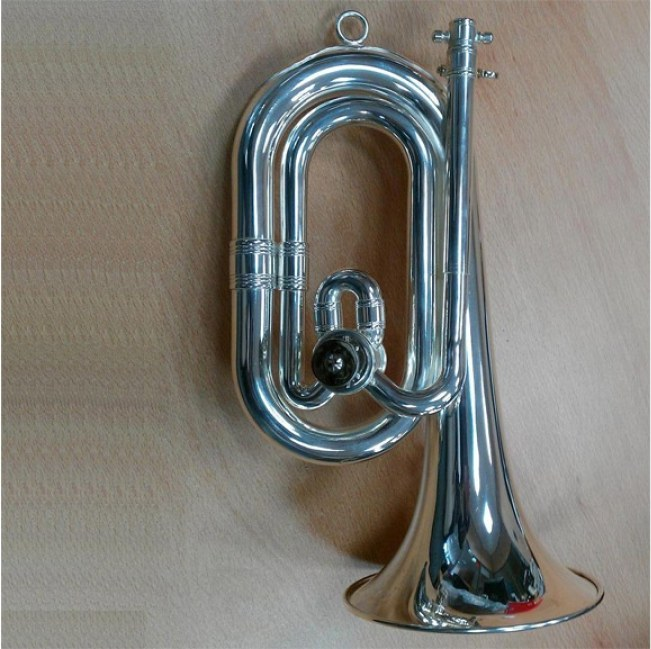
#> input picture assets/img/corneta/instrumento.jpg, 651 x 649 px
$ python generate_palometa_comparativa.py
#> lines starting #> are read from the running program, lines starting #| are printed output that depends on the picture
"""
Genera la imagen comparativa de las DOS posiciones de la palometa de la corneta.
El interactivo (digitaciones-corneta-engine.js) solo muestra una posicion cada vez;
esta imagen ensena las dos a la vez y funciona sin JS.

Recorta la zona del mecanismo de assets/img/corneta/instrumento.jpg y dibuja encima,
con los MISMOS colores y coordenadas que el motor:
  - palometa (llave)  = circulo naranja en (341,361) r=34   -> palanca vertical / horizontal
  - bomba (U de tubo) = elipse azul en (351,300) rx=44 ry=37 -> apagada / encendida

Salida: assets/img/corneta/palometa-dos-posiciones.png (+ .webp)
OJO: Arial NO tiene glifos de bemol ni subindices -> se usa DejaVuSans.
"""
import sys, os
sys.stdout.reconfigure(encoding='utf-8')
from PIL import Image, ImageDraw, ImageFont

ROOT = os.path.join(os.path.dirname(__file__), '..')
SRC  = os.path.join(ROOT, 'assets', 'img', 'corneta', 'instrumento.jpg')
OUT  = os.path.join(ROOT, 'assets', 'img', 'corneta', 'palometa-dos-posiciones')

# --- coordenadas del motor (viewBox 651x649) ---
PAL = (341, 361, 34)          # x, y, r
BOM = (351, 300, 44, 37)      # x, y, rx, ry
CROP = (255, 235, 445, 425)   # zona del mecanismo -> 190x190
Z = 2                         # zoom

ORANGE = (255, 149, 0)
BLUE   = (77, 163, 255)
INK    = (26, 26, 26)
GREY   = (110, 110, 110)
CREAM  = (253, 252, 249)
BORDER = (232, 224, 204)

F = 'C:/Windows/Fonts/DejaVuSans.ttf'
FB = 'C:/Windows/Fonts/DejaVuSans-Bold.ttf'
def font(p, s):
    try: return ImageFont.truetype(p, s)
    except Exception: return ImageFont.load_default()
F_TIT = font(FB, 25)
F_CAP = font(F, 18)
F_NOT = font(FB, 19)
F_TAG = font(FB, 17)

def panel(girada):
    """Devuelve el recorte del mecanismo con la palometa dibujada en una posicion."""
    im = Image.open(SRC).convert('RGB').crop(CROP)
    w, h = im.size
    im = im.resize((w * Z, h * Z), Image.LANCZOS)
    ov = Image.new('RGBA', im.size, (0, 0, 0, 0))
    d = ImageDraw.Draw(ov)

    px, py, pr = (PAL[0]-CROP[0])*Z, (PAL[1]-CROP[1])*Z, PAL[2]*Z
    bx, by, brx, bry = (BOM[0]-CROP[0])*Z, (BOM[1]-CROP[1])*Z, BOM[2]*Z, BOM[3]*Z

    # --- bomba ---
    box = [bx-brx, by-bry, bx+brx, by+bry]
    if girada:
        d.ellipse(box, fill=BLUE + (105,), outline=BLUE + (255,), width=7)
    else:
        # apagada: contorno discontinuo (a mano, PIL no tiene dash)
        import math
        steps = 72
        for i in range(steps):
            if (i // 4) % 2: continue
            a0 = 2*math.pi*i/steps
            a1 = 2*math.pi*(i+1)/steps
            d.line([(bx+brx*math.cos(a0), by+bry*math.sin(a0)),
                    (bx+brx*math.cos(a1), by+bry*math.sin(a1))], fill=BLUE + (150,), width=4)

    # --- palometa ---
    ring = [px-pr, py-pr, px+pr, py+pr]
    if girada:
        d.ellipse(ring, fill=ORANGE + (95,), outline=(255,255,255,255), width=8)
    else:
        d.ellipse(ring, fill=(255,255,255,26), outline=ORANGE + (255,), width=6)
    # palanca: vertical (en do) u horizontal (girada)
    lc = (255,255,255,255) if girada else ORANGE + (255,)
    if girada:
        d.line([(px, py), (px + pr - 8, py)], fill=lc, width=13)
    else:
        d.line([(px, py), (px, py - pr + 8)], fill=lc, width=13)

    im = Image.alpha_composite(im.convert('RGBA'), ov).convert('RGB')

    # etiquetas dentro de la foto
    d2 = ImageDraw.Draw(im)
    tag = 'girada' if girada else 'en do'
    tw = d2.textlength(tag, font=F_TAG)
    ty = py + pr + 10
    d2.rounded_rectangle([px-tw/2-11, ty, px+tw/2+11, ty+29], radius=7,
                         fill=ORANGE if girada else (58, 43, 0))
    d2.text((px-tw/2, ty+5), tag, font=F_TAG, fill=(255,255,255) if girada else ORANGE)
    bl = 'BOMBA'
    bw = d2.textlength(bl, font=F_TAG)
    d2.text((bx-bw/2, by-bry-27), bl, font=F_TAG,
            fill=(255,255,255) if girada else BLUE)
    return im

PW, PH = (CROP[2]-CROP[0])*Z, (CROP[3]-CROP[1])*Z
M, GAP, TIT_H, CAP_H = 24, 34, 44, 70
W = M*2 + PW*2 + GAP
H = M + TIT_H + PH + CAP_H + M

img = Image.new('RGB', (W, H), CREAM)
dr  = ImageDraw.Draw(img)

PANELS = [
    (False, '1 · Palometa en do',  'Suenan los armónicos de Do',      'Sol₄ · Do₅ · Mi₅ · Sol₅ · Do₆ · Re₆ · Mi₆'),
    (True,  '2 · Palometa girada', 'El aire pasa por la bomba:\narmónicos de Re♭', 'La♭₄ · Re♭₅ · Fa₅ · La♭₅ · Re♭₆ · Mi♭₆ · Fa₆'),
]

# Auto-ajuste: la lista de notas del 2.º panel es mas larga y se salia del borde.
# Se busca el mayor tamano que quepa en AMBOS paneles (mismo tamano = consistencia visual).
size = 19
while size > 10:
    F_NOT = font(FB, size)
    if all(dr.textlength(n, font=F_NOT) <= PW for *_, n in PANELS):
        break
    size -= 1
#> after the loop, size = 19
print(f'  tamano de la lista de notas: {size}px (cabe en {PW}px)')
#|   tamano de la lista de notas: 19px (cabe en 380px)

for i, (girada, tit, cap, notas) in enumerate(PANELS):
    x = M + i*(PW + GAP)
    dr.text((x, M + 8), tit, font=F_TIT, fill=INK)
    p = panel(girada)
#> in panel, `im = Image.open(SRC).convert('RGB').crop(CROP)`:
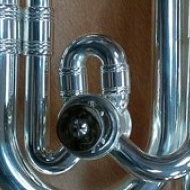
#> im: PIL image 190x190 RGB; mean R, G, B 88.8, 95.2, 94.1
#> in panel, `im = im.resize((w * Z, h * Z), Image.LANCZOS)`:
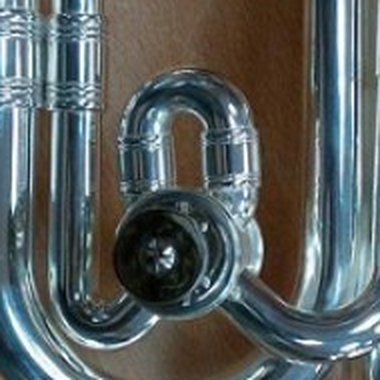
#> im: PIL image 380x380 RGB; mean R, G, B 88.8, 95.2, 94.1
#> in panel, `ov = Image.new('RGBA', im.size, (0, 0, 0, 0))`: ov: PIL image 380x380 RGBA; every value is 0
#> in panel, `im = Image.alpha_composite(im.convert('RGBA'), ov).convert('RGB')`:
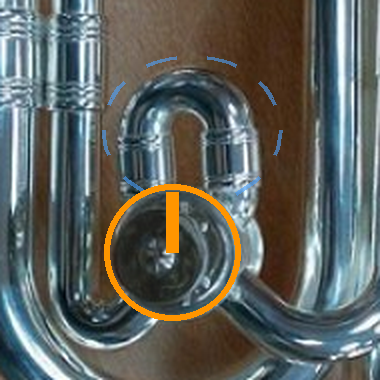
#> im: PIL image 380x380 RGB; mean R, G, B 94.3, 98.4, 94.4
#> in panel, `tw = d2.textlength(tag, font=F_TAG)`: tw = 47.84
#> in panel, `bw = d2.textlength(bl, font=F_TAG)`: bw = 62.69
    img.paste(p, (x, M + TIT_H))
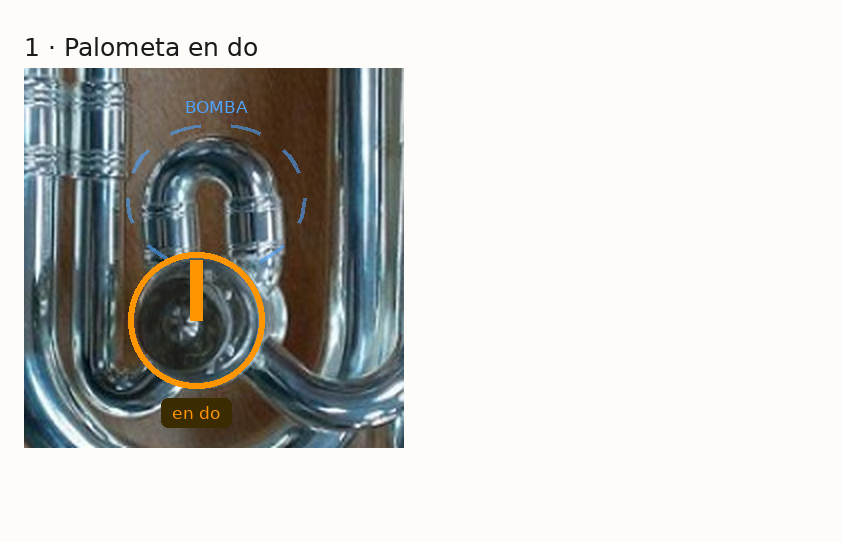
#> img: PIL image 842x542 RGB; mean R, G, B 202.2, 202.8, 199.4
    dr.rectangle([x, M+TIT_H, x+PW-1, M+TIT_H+PH-1], outline=BORDER, width=1)
    cy = M + TIT_H + PH + 10
    for line in cap.split('\n'):
        dr.text((x, cy), line, font=F_CAP, fill=GREY); cy += 21
#> after the loop, cy = 479
    dr.text((x, cy + 2), notas, font=F_NOT, fill=INK)

# flecha entre paneles
ax = M + PW + GAP//2
dr.text((ax - 9, H//2 - 14), '→', font=F_TIT, fill=ORANGE)

img.save(OUT + '.png', 'PNG', optimize=True)
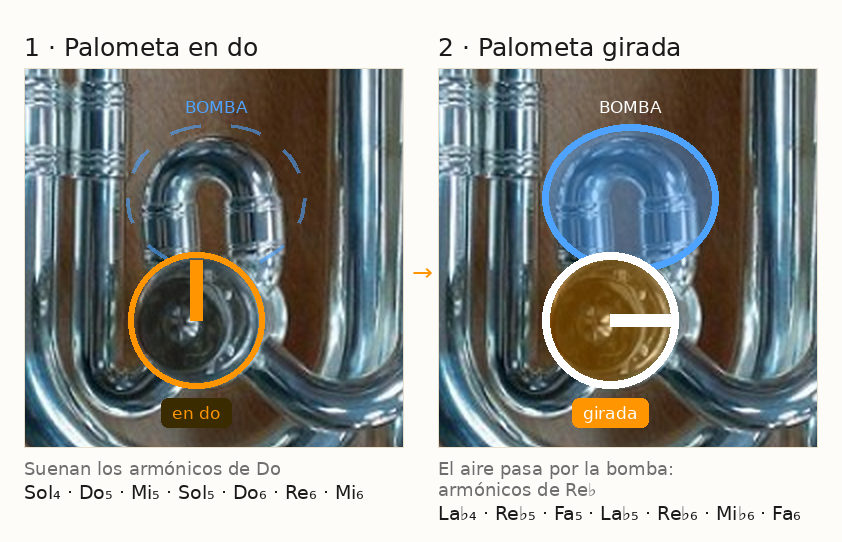
#> saved as palometa-dos-posiciones.png: PIL image 842x542 RGB; mean R, G, B 152.8, 155.9, 153.1
img.save(OUT + '.webp', 'WEBP', quality=92, method=6)
print(f'OK {OUT}.png  {img.size}  ({os.path.getsize(OUT + ".png")} bytes)')
#| OK tools/../assets/img/corneta/palometa-dos-posiciones.png  (842, 542)  (272198 bytes)
